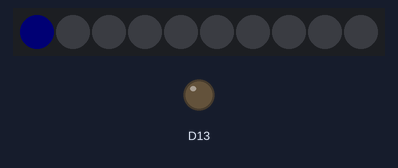
The sketch below on a simulated Adafruit Circuit Playground Express. On the bench: 10 RGB LEDs in strip order, left to right, output pins drawn as LEDs (lit = HIGH). Dim RGB values are drawn brighter than linear.

Above: at 0.18 s.
At 5.3 s:
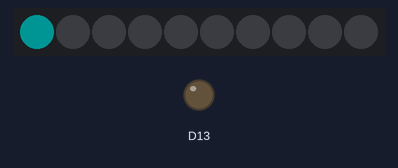
At 7.94 s:
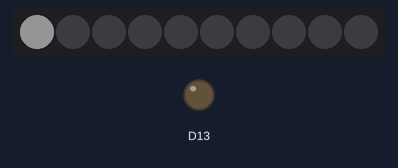
At 10.59 s:
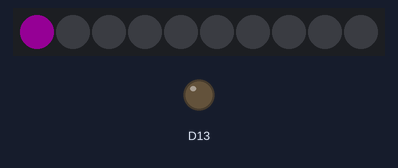
At 13.23 s:
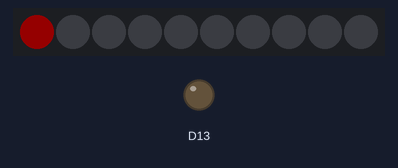

Measured:
- by itself, everything shown: repeats every 15.9 s, in 120 steps

The sketch:

NeoPixelFade.ino
```cpp
#include <Adafruit_CircuitPlayground.h>

int red = 0;
int green = 0;
int blue = 0;
const int DELAY = 10;

void setup()
{
  CircuitPlayground.begin();
  //Serial.begin(9600);
}

void loop()
{
  red = 0;
  green = 0;
  blue = 0;
  for (int color = 0; color < 256; color++)
  {
    blue++;
    CircuitPlayground.setPixelColor(0, red, green, blue);
    delay(DELAY);
  }

  blue = 255;

  for (int color = 0; color < 256; color++)
  {
    green++;
    CircuitPlayground.setPixelColor(0, red, green, blue);
    delay(DELAY);
  }

  green = 255;

  for (int color = 0; color < 256; color++)
  {
    red++;
    CircuitPlayground.setPixelColor(0, red, green, blue);
    delay(DELAY);
  }

  red = 255;

  for (int color = 255; color > 0; color--)
  {
    green--;
    CircuitPlayground.setPixelColor(0, red, green, blue);
    delay(DELAY);
  }
    for (int color = 255; color > 0; color--)
  {
    blue--;
    CircuitPlayground.setPixelColor(0, red, green, blue);
    delay(DELAY);
  }
    for (int color = 255; color > 0; color--)
  {
    red--;
    CircuitPlayground.setPixelColor(0, red, green, blue);
    delay(DELAY);
  }
}
```
